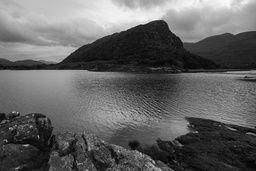
#> input picture image.jpg, 256 x 171 px, shrunk from 1600 x 1067 before the run
$ jupyter execute Filtering.ipynb
#> lines starting #> are read from the running program, lines starting #| are printed output that depends on the picture
## Average Filtering using OpenCV

This program applies an **Average Filter** to a grayscale image using OpenCV.

- `cv2.imread()` reads the image in grayscale.
- NumPy creates **3×3, 5×5, and 7×7** average kernels.
- `cv2.filter2D()` applies 2D convolution using each kernel.
- `matplotlib` displays the original and filtered images.
- A larger kernel size produces more smoothing and blur.

**Result:** The 3×3 filter gives less blur, while the 7×7 filter gives stronger smoothing.

[cell 1]
import cv2
import matplotlib.pyplot as plt
import numpy as np
#function to display images
def show_comparison(original,blur3,blur5,blur7):
  plt.figure(figsize=(12,10))

  #original image
  plt.subplot(2,2,1)
  plt.imshow(original,cmap='gray')
  plt.title('Original Image')
  plt.axis('on')

  #3*3 kernal
  plt.subplot(2,2,2)
  plt.imshow(blur3,cmap='gray')
  plt.title("Average filter(3*3)")
  plt.axis('on')

  #5*5 kernal
  plt.subplot(2,2,3)
  plt.imshow(blur5,cmap='gray')
  plt.title("Average filter(5*5)")
  plt.axis('on')
  #7*7 kernel
  plt.subplot(2,2,4)
  plt.imshow(blur7,cmap='gray')
  plt.title("Average filter(7*7)")
  plt.axis('on')
  plt.tight_layout()
  plt.show()

  #read image in grayscale
img = cv2.imread('image.jpg',0)
#> img is the input picture: shape (171, 256); min 0, max 252, mean 99.4
if img is None:
  print('Error: Could not read image')
else:
  kernel_3_3=np.ones((3,3),np.float32)/9
  kernel_5_5=np.ones((5,5),np.float32)/25
  kernel_7_7=np.ones((7,7),np.float32)/49

  #apply each kernel to the image using 2d convolution
  blur_3_3=cv2.filter2D(img,-1,kernel_3_3)
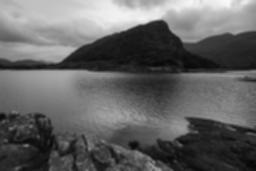
#> blur_3_3: shape (171, 256); min 6, max 250, mean 99.4
  blur_5_5=cv2.filter2D(img,-1,kernel_5_5)
  blur_7_7=cv2.filter2D(img,-1,kernel_7_7)
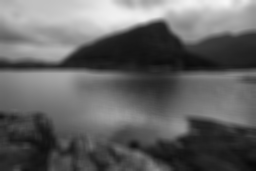
#> blur_7_7: shape (171, 256); min 9, max 246, mean 99.4

  #display the original and blurred images for comparision
  show_comparison(img,blur_3_3,blur_5_5,blur_7_7)
#> in show_comparison, `plt.show()`:
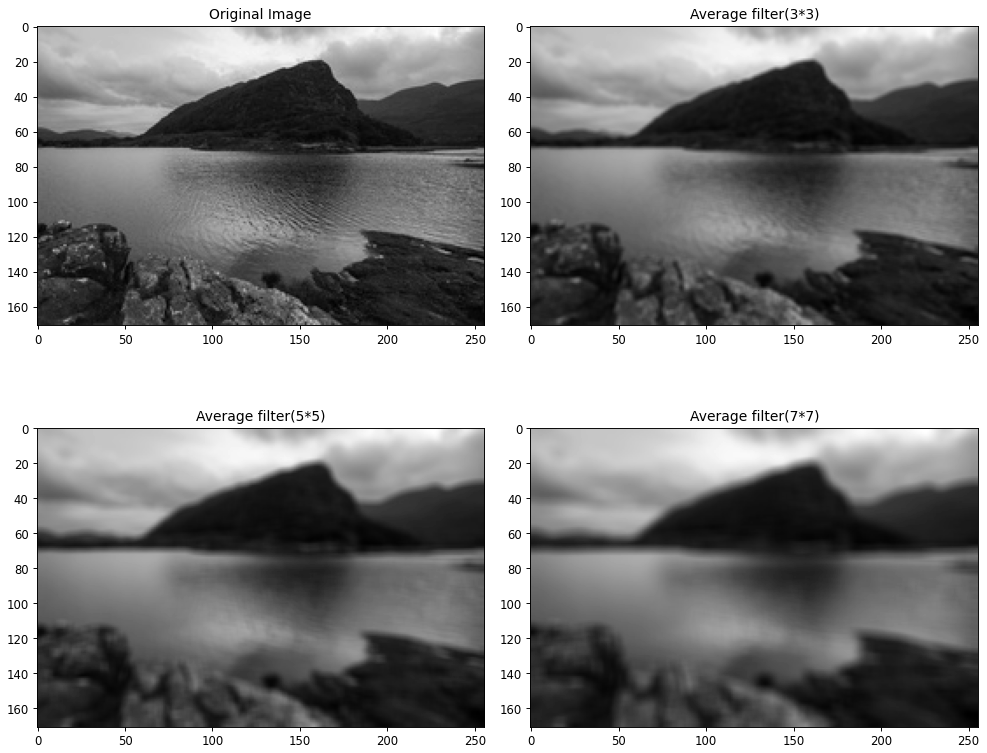
#> figure drawn by matplotlib, 4 panels

## Average Filtering Without OpenCV

This program applies an **Average Filter from scratch** without using `cv2`.

- NumPy is used for image and kernel calculations.
- The image is read using `plt.imread()` and converted to grayscale.
- **3×3, 5×5, and 7×7** average kernels are created.
- Padding is added to handle boundary pixels.
- `for` loops manually apply the filter to each pixel.
- The neighboring pixel values are averaged to produce the output.
- Finally, the original and filtered images are displayed for comparison.

**Result:** Larger kernel sizes produce stronger smoothing and blur.

[cell 2]
import matplotlib.pyplot as plt
import numpy as np

# Function to apply average filter from scratch
def average_filter(image, kernel_size):
    pad = kernel_size // 2

    # Add zero padding around the image
    padded = np.pad(image, pad, mode='constant', constant_values=0)

    # Create output image
    output = np.zeros_like(image, dtype=np.float32)

    # Average filter kernel
    kernel = np.ones((kernel_size, kernel_size), dtype=np.float32)
    kernel = kernel / (kernel_size * kernel_size)

    # Apply filter
    for i in range(image.shape[0]):
        for j in range(image.shape[1]):

            # Get the region around the pixel
            region = padded[i:i + kernel_size,
                            j:j + kernel_size]

            # Multiply region with kernel and calculate sum
            output[i, j] = np.sum(region * kernel)

    return output.astype(np.uint8)


# Function to display images
def show_comparison(original, blur3, blur5, blur7):

    plt.figure(figsize=(12, 10))

    # Original image
    plt.subplot(2, 2, 1)
    plt.imshow(original, cmap='gray')
    plt.title('Original Image')
    plt.axis('on')

    # 3x3 kernel
    plt.subplot(2, 2, 2)
    plt.imshow(blur3, cmap='gray')
    plt.title('Average Filter (3x3)')
    plt.axis('on')

    # 5x5 kernel
    plt.subplot(2, 2, 3)
    plt.imshow(blur5, cmap='gray')
    plt.title('Average Filter (5x5)')
    plt.axis('on')

    # 7x7 kernel
    plt.subplot(2, 2, 4)
    plt.imshow(blur7, cmap='gray')
    plt.title('Average Filter (7x7)')
    plt.axis('on')

    plt.tight_layout()
    plt.show()


# Read image WITHOUT cv2
img = plt.imread('image.jpg')

# Convert RGB image to grayscale
if len(img.shape) == 3:
    img = np.mean(img[:, :, :3], axis=2)

# Apply average filters
blur_3_3 = average_filter(img, 3)
#> in average_filter, `padded = np.pad(image, pad, mode='constant', constant_values=0)`:
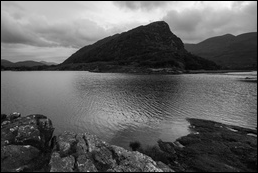
#> padded: shape (173, 258) float64; min 0, max 252, mean 97.5
blur_5_5 = average_filter(img, 5)
#> call 2 of average_filter, with kernel_size = 5
#> in average_filter (call 2), `padded = np.pad(image, pad, mode='constant', constant_values=0)`:
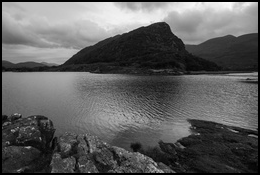
#> padded: shape (175, 260) float64; min 0, max 252, mean 95.7
#> after the loop in average_filter (call 2), `for i in range(image.shape[0]):`:
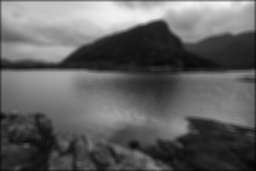
#> output: shape (171, 256) float32; min 5.08, max 246.8, mean 98.1
blur_7_7 = average_filter(img, 7)
#> call 3 of average_filter, with kernel_size = 7
#> in average_filter (call 3), `padded = np.pad(image, pad, mode='constant', constant_values=0)`:
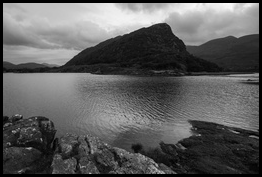
#> padded: shape (177, 262) float64; min 0, max 252, mean 93.9

# Display results
show_comparison(img, blur_3_3, blur_5_5, blur_7_7)
